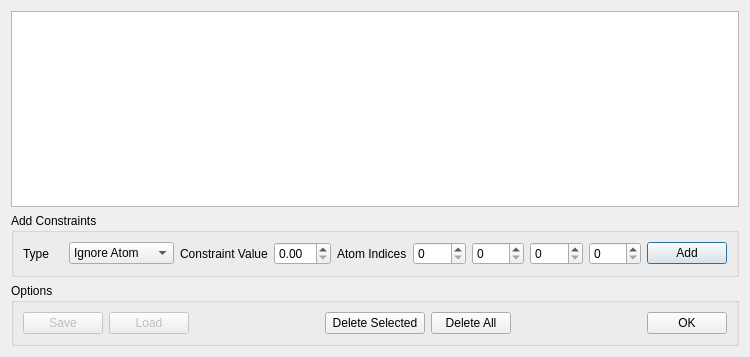
<ui version="4.0" >
 <class>ConstraintsDialog</class>
 <widget class="QDialog" name="ConstraintsDialog" >
  <property name="geometry" >
   <rect>
    <x>0</x>
    <y>0</y>
    <width>750</width>
    <height>357</height>
   </rect>
  </property>
  <property name="windowTitle" >
   <string>Constraints</string>
  </property>
  <layout class="QVBoxLayout" >
   <item>
    <widget class="QTableView" name="ConstraintsTableView" >
     <property name="selectionBehavior" >
      <enum>QAbstractItemView::SelectRows</enum>
     </property>
    </widget>
   </item>
   <item>
    <widget class="QGroupBox" name="groupBox" >
     <property name="title" >
      <string>Add Constraints</string>
     </property>
     <layout class="QHBoxLayout" >
      <item>
       <layout class="QHBoxLayout" >
        <item>
         <widget class="QLabel" name="label" >
          <property name="maximumSize" >
           <size>
            <width>40</width>
            <height>16777215</height>
           </size>
          </property>
          <property name="text" >
           <string>Type</string>
          </property>
         </widget>
        </item>
        <item>
         <widget class="QComboBox" name="comboType" >
          <item>
           <property name="text" >
            <string>Ignore Atom</string>
           </property>
          </item>
          <item>
           <property name="text" >
            <string>Fix Atom</string>
           </property>
          </item>
          <item>
           <property name="text" >
            <string>Fix Atom X</string>
           </property>
          </item>
          <item>
           <property name="text" >
            <string>Fix Atom Y</string>
           </property>
          </item>
          <item>
           <property name="text" >
            <string>Fix Atom Z</string>
           </property>
          </item>
          <item>
           <property name="text" >
            <string>Distance</string>
           </property>
          </item>
          <item>
           <property name="text" >
            <string>Angle</string>
           </property>
          </item>
          <item>
           <property name="text" >
            <string>Torsion angle</string>
           </property>
          </item>
         </widget>
        </item>
        <item>
         <widget class="QLabel" name="label_2" >
          <property name="text" >
           <string>Constraint Value</string>
          </property>
         </widget>
        </item>
        <item>
         <widget class="QDoubleSpinBox" name="editValue" />
        </item>
        <item>
         <widget class="QLabel" name="label_3" >
          <property name="text" >
           <string>Atom Indices</string>
          </property>
         </widget>
        </item>
        <item>
         <widget class="QSpinBox" name="editA" />
        </item>
        <item>
         <widget class="QSpinBox" name="editB" />
        </item>
        <item>
         <widget class="QSpinBox" name="editC" />
        </item>
        <item>
         <widget class="QSpinBox" name="editD" />
        </item>
        <item>
         <widget class="QPushButton" name="ConstraintsAdd" >
          <property name="text" >
           <string>Add</string>
          </property>
         </widget>
        </item>
       </layout>
      </item>
     </layout>
    </widget>
   </item>
   <item>
    <widget class="QGroupBox" name="groupBox_2" >
     <property name="title" >
      <string>Options</string>
     </property>
     <layout class="QHBoxLayout" >
      <item>
       <layout class="QHBoxLayout" >
        <item>
         <widget class="QPushButton" name="ConstraintsSave" >
          <property name="enabled" >
           <bool>false</bool>
          </property>
          <property name="text" >
           <string>Save</string>
          </property>
         </widget>
        </item>
        <item>
         <widget class="QPushButton" name="ConstraintsLoad" >
          <property name="enabled" >
           <bool>false</bool>
          </property>
          <property name="text" >
           <string>Load</string>
          </property>
         </widget>
        </item>
        <item>
         <spacer>
          <property name="orientation" >
           <enum>Qt::Horizontal</enum>
          </property>
          <property name="sizeHint" >
           <size>
            <width>40</width>
            <height>20</height>
           </size>
          </property>
         </spacer>
        </item>
        <item>
         <widget class="QPushButton" name="ConstraintsDelete" >
          <property name="sizePolicy" >
           <sizepolicy vsizetype="Fixed" hsizetype="Minimum" >
            <horstretch>0</horstretch>
            <verstretch>0</verstretch>
           </sizepolicy>
          </property>
          <property name="minimumSize" >
           <size>
            <width>100</width>
            <height>0</height>
           </size>
          </property>
          <property name="text" >
           <string>Delete Selected</string>
          </property>
         </widget>
        </item>
        <item>
         <widget class="QPushButton" name="ConstraintsDeleteAll" >
          <property name="text" >
           <string>Delete All</string>
          </property>
         </widget>
        </item>
        <item>
         <spacer>
          <property name="orientation" >
           <enum>Qt::Horizontal</enum>
          </property>
          <property name="sizeHint" >
           <size>
            <width>40</width>
            <height>20</height>
           </size>
          </property>
         </spacer>
        </item>
        <item>
         <widget class="QPushButton" name="ConstraintsOK" >
          <property name="text" >
           <string>OK</string>
          </property>
         </widget>
        </item>
       </layout>
      </item>
     </layout>
    </widget>
   </item>
  </layout>
 </widget>
 <resources/>
 <connections/>
</ui>
